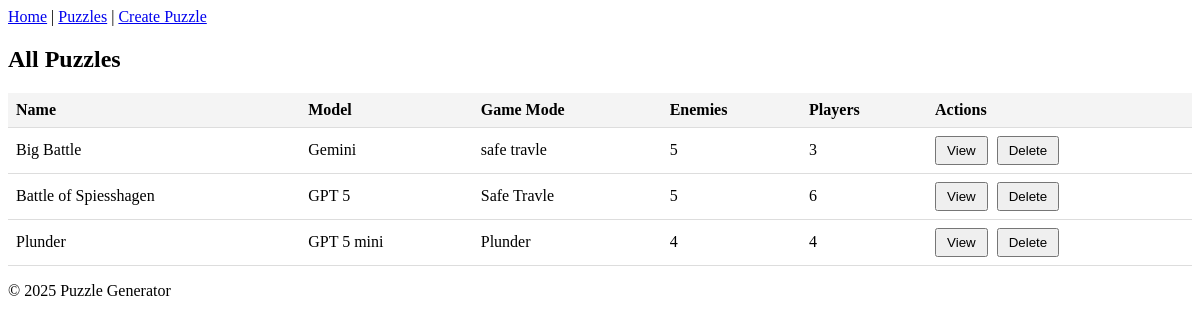
Page /puzzles/ on the committed database.
### app/models/puzzle_model.py (models this page shows)
class Puzzle(Base):
    __tablename__ = "puzzles"
    id = Column(UUID(as_uuid=True), primary_key=True, default=uuid4)
    name = Column(String, nullable=False)
    model = Column(String, nullable=False)
    enemy_count = Column(Integer) # since there is a unit table this makes no sense, or?
    player_unit_count = Column(Integer, nullable=False) # same goes for player_units
    game_mode = Column(String, nullable=False)
    node_count = Column(Integer, nullable=False)
    coins = Column(Integer, nullable=False) # coins equal turns
    created_at = Column(DateTime(timezone=True), server_default=func.now())
    updated_at = Column(DateTime(timezone=True), onupdate=func.now())
    units = relationship("Unit", back_populates="puzzle", cascade="all, delete-orphan")

### app/routers/puzzle_routers.py (the view)
@router.get("/")
async def get_puzzles(
    request: Request,
    db: Session = Depends(get_db),
    name: Optional[str] = Query(None, description="Filter by name"),
    game_mode: Optional[str] = Query(None, description="Filter by game mode"),
    model: Optional[str] = Query(None, description="Filter by model type"),
    sort_by: Optional[str] = Query(None, description="Sort field"),
    order: Optional[str] = Query("asc", description="Sort order")
):
    services = PuzzleServices(db)
    puzzles = services.get_all_puzzle(name, game_mode, model, sort_by, order)
    return templates.TemplateResponse("puzzles.html", {"request": request, "puzzles": puzzles})

### app/templates/puzzles.html (shortened to what this page needs)
{% extends "base.html" %}
{% block content %}
<h2>All Puzzles</h2>
<table>
    <tr>
        <th>Name</th>
        <th>Model</th>
        <th>Game Mode</th>
        <th>Enemies</th>
        <th>Players</th>
        <th>Actions</th>
    </tr>
    {% for puzzle in puzzles %}
    <tr>
        <td>{{ puzzle.name }}</td>
        <td>{{ puzzle.model }}</td>
        <td>{{ puzzle.game_mode }}</td>
        <td>{{ puzzle.enemy_count }}</td>
        <td>{{ puzzle.player_unit_count }}</td>
        <td><a href="/puzzles/{{ puzzle.id }}"><button>View</button></a>
        <form action="/puzzles/delete/{{ puzzle.id }}/" method="post"><button type="submit">Delete</button></form></td>
    </tr>
    {% endfor %}
</table>
{% endblock %}

### app/templates/base.html (shortened to what this page needs)
<!DOCTYPE html>
<html lang="en">
<head>
    <link rel="stylesheet" href="../static/style.css">
</head>
<body>
    <header>
        <nav>
            <a href="/">Home</a> |
            <a href="/puzzles">Puzzles</a> |
            <a href="/puzzles/create-puzzle">Create Puzzle</a>
        </nav>
    </header>
    <main>
        {% block content %}{% endblock %}
    </main>
    <footer>
        <p>© 2025 Puzzle Generator</p>
    </footer>
</body>
</html>

### app/static/style.css (style rules this page uses)
table { width: 100%; border-collapse: collapse; }
th, td { text-align: left; padding: 8px; border-bottom: 1px solid #ddd; }
th { background-color: #f4f4f4; text-align: left; }
button { padding: 5px 10px; cursor: pointer; }
td form { display: inline; margin-left: 5px; }

### rows in the picture
Puzzle: name "Big Battle", model "Gemini", game_mode "safe travle", enemy_count "5", player_unit_count "3"
Puzzle: name "Battle of Spiesshagen", model "GPT 5", game_mode "Safe Travle", enemy_count "5", player_unit_count "6"
Puzzle: name "Plunder", model "GPT 5 mini", game_mode "Plunder", enemy_count "4", player_unit_count "4"
